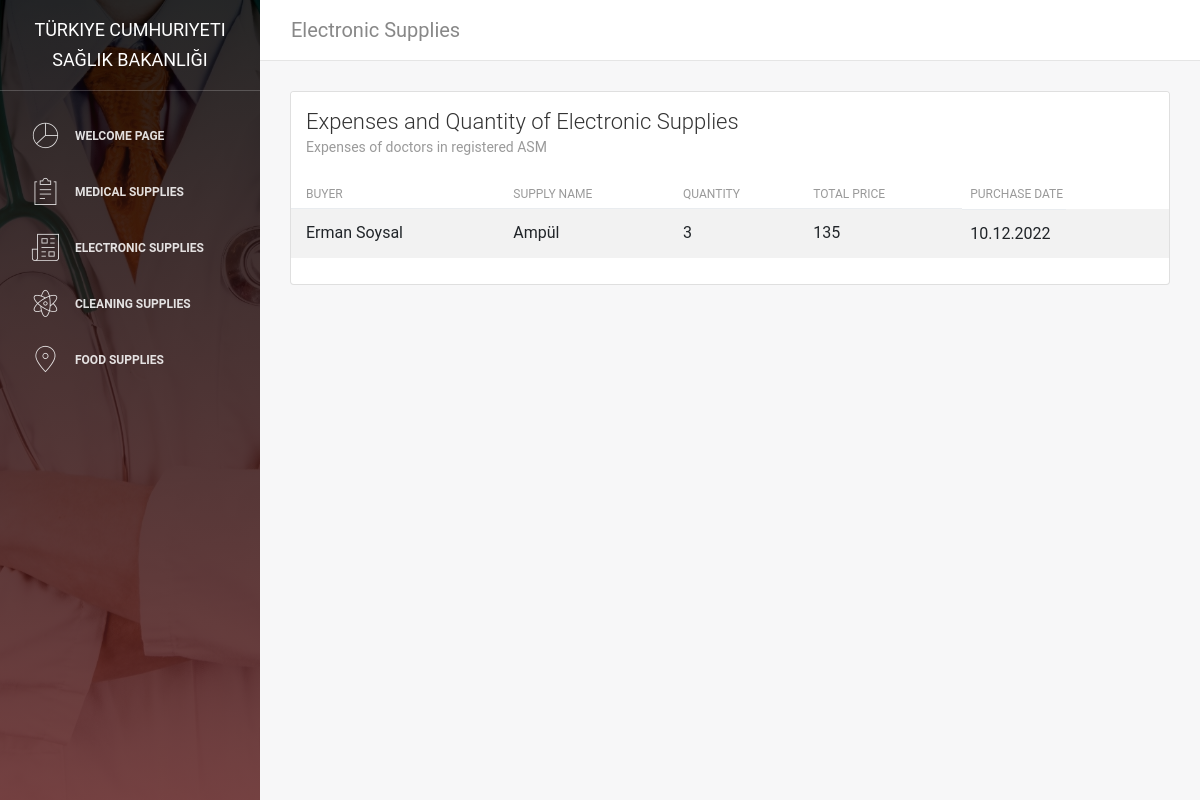
The app's page /electronicSupplies with its own data.
### asm/models.py (models this page shows, shortened)
class ElectronicSupplies(models.Model):
    nameElectronicSupplies = models.CharField(max_length=45)
    priceElectronicSupplies= models.CharField(max_length=45)
    quantityElectronicSupplies = models.IntegerField()
    buyDateElectronicSupplies = models.CharField(max_length=45)
    buyerElectronicSupplies = models.ForeignKey(Users, on_delete=models.CASCADE, null=True)

class Users(models.Model):
    nameUsers = models.CharField(max_length=45)
    surnameUsers = models.CharField(max_length=45)
    passwordUserss = models.CharField(max_length=45)
    phoneNumberUsers = models.CharField(max_length=45)
    emailUsers = models.CharField(max_length=45)
    def __str__(self):
       return f"{self.nameUsers} {self.surnameUsers}"

### asm/views.py (the view)
# urls.py: path("electronicSupplies", views.electronicSupplies, name='electronicSupplies'),
def electronicSupplies(request):
    electronicSupplies = ElectronicSupplies.objects.all()
    context = {
        "electronicSupplies": electronicSupplies
    }
    return render(request, "asm/electronicSupplies.html", context)

### asm/templates/asm/electronicSupplies.html (shortened to what this page needs)
 {% load static %}
 <!DOCTYPE html>
 <html lang="en">
 <head>
     <link rel="stylesheet" href="https://maxcdn.bootstrapcdn.com/font-awesome/latest/css/font-awesome.min.css" />
     <link href="{% static 'assets/css/bootstrap.min.css' %}" rel="stylesheet" />
     <link href="{% static 'assets/css/light-bootstrap-dashboard.css' %}" rel="stylesheet" />
     <link href="{% static 'assets/css/demo.css' %}" rel="stylesheet" />
 </head>
 <body>
     <div class="wrapper">
         <div class="sidebar" data-image="{% static 'assets/img/image.jpg' %}">
             <div class="sidebar-wrapper">
                 <div class="logo">
                     <a href="https://www.saglik.gov.tr/" class="simple-text">
                         Türkiye Cumhuriyeti Sağlık Bakanlığı
                     </a>
                 </div>
                 <ul class="nav">
                     <li>
                         <a class="nav-link" href="{% url 'WelcomePage' %}">
                             <i class="nc-icon nc-chart-pie-35"></i>
                             <p>Welcome Page</p>
                         </a>
                     </li>
                     <li>
                         <a class="nav-link" href="{% url 'medicalSupplies' %}">
                             <i class="nc-icon nc-notes"></i>
                             <p>Medical Supplies</p>
                         </a>
                     </li>
                     <li>
                         <a class="nav-link" href="{% url 'electronicSupplies' %}">
                             <i class="nc-icon nc-paper-2"></i>
                             <p>Electronic Supplies</p>
                         </a>
                     </li>
                     <li>
                         <a class="nav-link" href="{% url 'cleaningSupplies' %}">
                             <i class="nc-icon nc-atom"></i>
                             <p>Cleaning Supplies</p>
                         </a>
                     </li>
                     <li>
                         <a class="nav-link" href="{% url 'foodSupplies' %}">
                             <i class="nc-icon nc-pin-3"></i>
                             <p>Food Supplies</p>
                         </a>
                     </li>
                 </ul>
             </div>
         </div>
         <div class="main-panel">
             <nav class="navbar navbar-expand-lg " color-on-scroll="500">
                 <div class="container-fluid">
                     <a class="navbar-brand" href="#pablo"> Electronic Supplies</a>
                 </div>
             </nav>
            <div class="content">
                <div class="container-fluid">
                    <div class="row">
                        <div class="col-md-12">
                            <div class="card strpied-tabled-with-hover">
                                <div class="card-header ">
                                    <h4 class="card-title">Expenses and Quantity of Electronic Supplies </h4>
                                    <p class="card-category">Expenses of doctors in registered ASM</p>
                                </div>
                                <div class="card-body table-full-width table-responsive">
                                    <table class="table table-hover table-striped">
                                        <thead>
                                            <th>Buyer</th>
                                            <th>Supply Name</th>
                                            <th>Quantity</th>
                                            <th>Total Price</th>
                                            <th>Purchase Date</th>
                                        </thead>
                                        <tbody>
                                            {% for electronicSupplies in electronicSupplies %}
                                            <tr>
                                                <td> {{electronicSupplies.buyerElectronicSupplies}} </td>
                                                <td> {{electronicSupplies.nameElectronicSupplies}} </td>
                                                <td> {{electronicSupplies.quantityElectronicSupplies}} </td>
                                                <td> {{electronicSupplies.priceElectronicSupplies}} </td>
                                                <td> {{electronicSupplies.buyDateElectronicSupplies}} </td>
                                            </tr>
                                             {% endfor %}
                                        </tbody>
                                    </table>
                                </div>
                            </div>
                        </div>
                    </div>
                </div>
            </div>
        </div>
    </div>
</body>
</html>

### records on screen
ElectronicSupplies: buyerElectronicSupplies "Erman Soysal", nameElectronicSupplies "Ampül", quantityElectronicSupplies "3", priceElectronicSupplies "135", buyDateElectronicSupplies "10.12.2022"
